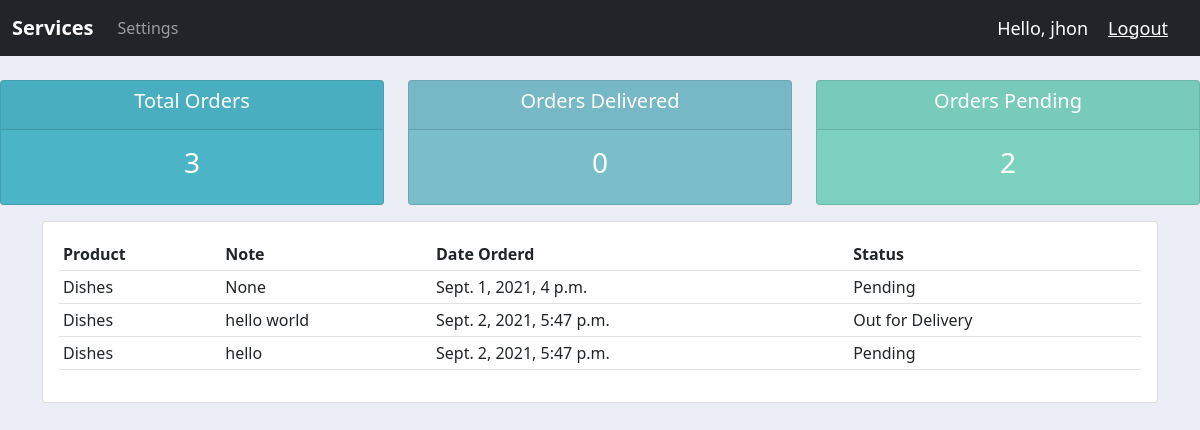
The page /user/ (signed in) on the database its author committed.
### services/models.py (models this page shows, shortened)
class Order(models.Model):
    STATUS = (
        ('Pending', 'Pending'),
        ('Out for Delivery', 'Out for Delivery'),
        ('Delivered', 'Delivered'),
    )
    customer = models.ForeignKey(Custmor, on_delete=models.SET_NULL, null=True)
    product = models.ForeignKey(Product, on_delete=models.SET_NULL, null=True)
    date_created = models.DateTimeField(auto_now_add=True, null=True)
    status = models.CharField(max_length=200, null=True, choices=STATUS)
    note = models.CharField(max_length=200, null=True)

class Product(models.Model):
    CATAGORY = (
        ('Indoor', 'Indoor'),
        ('Outdoor', 'Outdoor'),
    )
    tags = models.ManyToManyField(Tag)
    name = models.CharField(max_length=200, null=True)
    price = models.FloatField(null=True)
    catagory = models.CharField(max_length=200, null=True, choices=CATAGORY)
    description = models.CharField(max_length=200, null=True, blank=True)
    date_created = models.DateTimeField(auto_now_add=True, null=True)
    def __str__(self):
        return self.name

### services/decorators.py (the view)
        def wrapper_func(request, *args, **kwargs):
            group = None
            if request.user.groups.exists():
                group =  request.user.groups.all()[0].name
            if group in allowed_roles:
                return view_func(request, *args, **kwargs)
            else:
                return HttpResponse('You are not authorized to view this page')

### services/views.py (called while the page is built)
@login_required(login_url='login')
@allowed_users(allowed_roles=['customer'])
def userView(request):
    orders = request.user.custmor.order_set.all()
    total_orders = orders.count()
    delivered = orders.filter(status='Delivered').count()
    pending = orders.filter(status='Pending').count()
    context={
        'orders': orders,
        'total_orders': total_orders,
        'delivered': delivered,
        'pending': pending
        }
    return render(request, 'user.html', context)

### templates/user.html
{% extends 'main.html' %}
{% block content %}
{% include 'status.html' %}
<div class="container">
	<div class="col-md">
		<div class="card card-body">
			<table class="table table-sm">
				<tr>
					<th>Product</th>
					<th>Note</th>
					<th>Date Orderd</th>
					<th>Status</th>
				</tr>
				{% for order in orders %}
				<tr>
					<td>{{order.product}}</td>
					<td>{{order.note}}</td>
					<td>{{order.date_created}}</td>
					<td>{{order.status}}</td>
				</tr>
				{% endfor %}
			</table>
		</div>
	</div>
</div>
{% endblock content %}

### templates/navbar.html (shortened to what this page needs)
{% load static %}
<nav class="navbar navbar-expand-lg navbar-dark bg-dark">
    <div class="container-fluid">
      <a class="navbar-brand"><strong>Services</strong></a>
      <div class="collapse navbar-collapse" id="navbarSupportedContent">
        <ul class="navbar-nav me-auto mb-2 mb-lg-0">
          {% if request.user.is_staff %}
            <li class="nav-item">
              <a class="nav-link active" aria-current="page" href="{% url 'home' %}">Dashboard</a>
            </li>
            <li class="nav-item">
              <a class="nav-link" href="{% url 'products' %}">Products</a>
            </li>
          {% else %}
          <li class="nav-item">
            <a class="nav-link" href="{% url 'profile' %}">Settings</a>
          </li>
          {% endif %}
         </ul>
       </div>
       <span class="msg">Hello,  {{request.user}}</span>
       <span ><a class="msg" href=" {% url 'logout' %} ">Logout</a></span>
    </div>
</nav>

### static/css/main.css (style rules this page uses)
body { background-color: #ebeff5; }

### templates/navbar.html (style rules this page uses)
.msg { font-size:18px; color: #fff; margin-right: 20px; }

### rows shown on the page
Order: product "Dishes", note "None", date_created "Sept. 1, 2021, 4 p.m.", status "Pending"
Order: product "Dishes", note "hello world", date_created "Sept. 2, 2021, 5:47 p.m.", status "Out for Delivery"
Order: product "Dishes", note "hello", date_created "Sept. 2, 2021, 5:47 p.m.", status "Pending"

### other values the page prints
{{ request.user }} "jhon"
{{ total_orders }} "3"
{{ delivered }} "0"
{{ pending }} "2"
